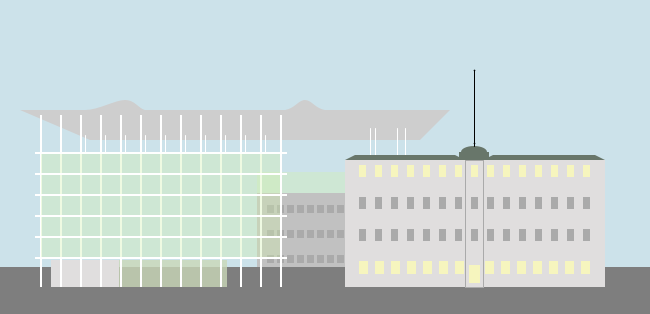
Frame 1 (no input)
Frame 60 (the mouse pressed at the canvas centre just before this capture): identical to frame 1, image omitted
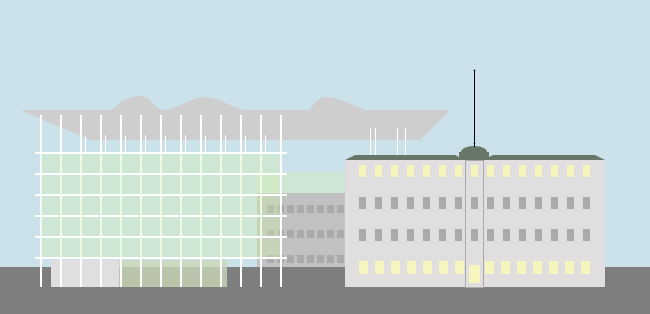
Frame 120 (the mouse held since frame 60 and released just before this capture)

The Processing sketch that drew these frames (run headless with seeded random() and noise(); from frame 60 on, the mouse is pressed at the canvas centre):

// Processing sketch: processing_107427
// ── processing_107427.pde

void setup() {
  
size (650,314); 

}

void draw() {
  
background (204,226,234);  
fill (126,126,126); // chão
noStroke(); 
rect (0,267,700,320);

fill (193,193,193); // predio de tras
noStroke();
rect (257,193,130,74);

fill (170,170,170); // janelas de tras
int z;
int w;
for (z=267;z<=377;z=z+10)
for (w=205;w<267;w=w+25)
rect (z,w,7,8);

fill (211,240,174,90); // vidro verde de tras
noStroke();
rect (257,172,130,21);
  
fill (224,222,222); // base opaca moderna
noStroke();
rect (51,260,68,27);

fill (201,216,184,200); // base transparente
noStroke();
rect (119,260,108,27);
  
fill(206); //cobertura
noStroke();
quad(20,110,450,110,420,140,90,140);

noStroke();
beginShape();

curveVertex(45,100-mouseX/25);
curveVertex(85, 110+mouseX/25);
curveVertex(125,100);
curveVertex(145,110-mouseX/25);
curveVertex(165,110);
curveVertex(205,110-mouseX/25);
curveVertex(245, 110);
curveVertex(285, 110);
curveVertex(305,100+mouseX/25);
curveVertex(325,110-mouseX/25);
curveVertex(365, 110);
curveVertex(385,110+mouseX/25);
curveVertex(405,100);
endShape();
  
fill (255,255,255); // pilares predio novo
noStroke();  
int x;
for (x=40; x<300; x=x+20)
rect (x,115,2,172);

fill(255); // pilares de tras
stroke(255);
strokeWeight(1);
line(85,152,85,135);
line(105,152,105,135);
line(125,152,125,135);
line(145,152,145,135);
line(165,152,165,135);
line(185,152,185,135);
line(205,152,205,135);
line(225,152,225,135);
line(245,152,245,135);
line(265,152,265,135);

stroke(255); // pilares predio velho
strokeWeight(1);
line(375,155,375,128);
line(405,155,405,128);
line(370,155,370,128);
line(397,155,397,128);

fill (211,240,174,90); //vidro verde
rect (40,152,240,105);

fill (255); // vigas
noStroke();
int y;
for (y=152; y<=257; y=y+21)
rect (35,y,252,2);

fill (224,222,222); // predio velho
noStroke();
rect (345,160,260,127);

fill (246,245,190); // janelas de cima
int l;
int m;
for (l=359;l<=590;l=l+16)
for (m=165;m<177;m=m+25)
rect (l,m,7,12);

fill (170,170,170); // janelas do meio 1
int a;
int b;
for (a=359;a<=590;a=a+16)
for (b=197;b<209;b=b+25)
rect (a,b,7,12);

fill (170,170,170); // janelas do meio 2
int c;
int d;
for (c=359;c<=590;c=c+16)
for (d=229;d<241;d=d+25)
rect (c,d,7,12);

fill (246,245,190); // janelas de baixo 1
int e;
int f;
for (e=359;e<=464;e=e+16)
for (f=261;f<274;f=f+25)
rect (e,f,9,13);

fill (246,245,190); // janelas de baixo 2
int g;
int h;
for (g=485;g<=590;g=g+16)
for (h=261;h<274;h=h+25)
rect (g,h,9,13);
rect (469,265,11,18);
fill(246,245,190,0);

stroke (170,170,170); // rect do meio - predio velho
strokeWeight(1);
quad(465,160,465,287,483,287,483,160);

fill(104,118,106); //telhado velho da esquerda
noStroke();
quad(345,160,465,160,455,155,355,155);

fill(104,118,106); // telhado velho da direita
noStroke();
quad(483,160,605,160,595,155,493,155);

fill(104,118,106); // cupula velha
noStroke();
quad(459,160,489,160,489,152,459,152);
ellipse(474,152,26,12);

stroke(0); // antena
strokeWeight(1);
line(474,146,474,70);

strokeWeight(1.8);
point(474,143);
point(474,70);

}
